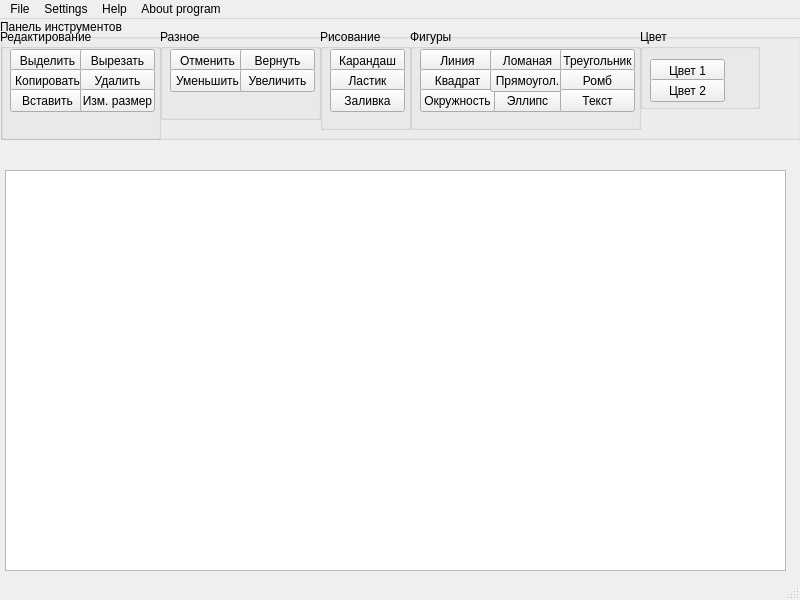
<?xml version="1.0" encoding="UTF-8"?>
<ui version="4.0">
 <class>MainWindow</class>
 <widget class="QMainWindow" name="MainWindow">
  <property name="geometry">
   <rect>
    <x>0</x>
    <y>0</y>
    <width>800</width>
    <height>600</height>
   </rect>
  </property>
  <property name="windowTitle">
   <string>MainWindow</string>
  </property>
  <widget class="QWidget" name="centralwidget">
   <widget class="QGraphicsView" name="graphicsView">
    <property name="geometry">
     <rect>
      <x>5</x>
      <y>151</y>
      <width>781</width>
      <height>401</height>
     </rect>
    </property>
   </widget>
   <widget class="QGroupBox" name="groupBox">
    <property name="geometry">
     <rect>
      <x>0</x>
      <y>0</y>
      <width>801</width>
      <height>121</height>
     </rect>
    </property>
    <property name="title">
     <string>Панель инструментов</string>
    </property>
    <widget class="QGroupBox" name="groupBox_2">
     <property name="geometry">
      <rect>
       <x>0</x>
       <y>10</y>
       <width>161</width>
       <height>111</height>
      </rect>
     </property>
     <property name="title">
      <string>Редактирование</string>
     </property>
     <widget class="QPushButton" name="pushButton">
      <property name="geometry">
       <rect>
        <x>10</x>
        <y>20</y>
        <width>75</width>
        <height>23</height>
       </rect>
      </property>
      <property name="text">
       <string>Выделить</string>
      </property>
     </widget>
     <widget class="QPushButton" name="pushButton_2">
      <property name="geometry">
       <rect>
        <x>10</x>
        <y>40</y>
        <width>75</width>
        <height>23</height>
       </rect>
      </property>
      <property name="text">
       <string>Копировать</string>
      </property>
     </widget>
     <widget class="QPushButton" name="pushButton_3">
      <property name="geometry">
       <rect>
        <x>10</x>
        <y>60</y>
        <width>75</width>
        <height>23</height>
       </rect>
      </property>
      <property name="text">
       <string>Вставить</string>
      </property>
     </widget>
     <widget class="QPushButton" name="pushButton_4">
      <property name="geometry">
       <rect>
        <x>80</x>
        <y>20</y>
        <width>75</width>
        <height>23</height>
       </rect>
      </property>
      <property name="text">
       <string>Вырезать</string>
      </property>
     </widget>
     <widget class="QPushButton" name="pushButton_5">
      <property name="geometry">
       <rect>
        <x>80</x>
        <y>40</y>
        <width>75</width>
        <height>23</height>
       </rect>
      </property>
      <property name="text">
       <string>Удалить</string>
      </property>
     </widget>
     <widget class="QPushButton" name="pushButton_6">
      <property name="geometry">
       <rect>
        <x>80</x>
        <y>60</y>
        <width>75</width>
        <height>23</height>
       </rect>
      </property>
      <property name="text">
       <string>Изм. размер</string>
      </property>
     </widget>
    </widget>
    <widget class="QGroupBox" name="groupBox_3">
     <property name="geometry">
      <rect>
       <x>320</x>
       <y>10</y>
       <width>91</width>
       <height>101</height>
      </rect>
     </property>
     <property name="title">
      <string>Рисование</string>
     </property>
     <widget class="QPushButton" name="pushButton_7">
      <property name="geometry">
       <rect>
        <x>10</x>
        <y>20</y>
        <width>75</width>
        <height>23</height>
       </rect>
      </property>
      <property name="text">
       <string>Карандаш</string>
      </property>
     </widget>
     <widget class="QPushButton" name="pushButton_8">
      <property name="geometry">
       <rect>
        <x>10</x>
        <y>40</y>
        <width>75</width>
        <height>23</height>
       </rect>
      </property>
      <property name="text">
       <string>Ластик</string>
      </property>
     </widget>
     <widget class="QPushButton" name="pushButton_9">
      <property name="geometry">
       <rect>
        <x>10</x>
        <y>60</y>
        <width>75</width>
        <height>23</height>
       </rect>
      </property>
      <property name="text">
       <string>Заливка</string>
      </property>
     </widget>
    </widget>
    <widget class="QGroupBox" name="groupBox_4">
     <property name="geometry">
      <rect>
       <x>160</x>
       <y>10</y>
       <width>161</width>
       <height>91</height>
      </rect>
     </property>
     <property name="title">
      <string>Разное</string>
     </property>
     <widget class="QPushButton" name="pushButton_10">
      <property name="geometry">
       <rect>
        <x>10</x>
        <y>20</y>
        <width>75</width>
        <height>23</height>
       </rect>
      </property>
      <property name="text">
       <string>Отменить</string>
      </property>
     </widget>
     <widget class="QPushButton" name="pushButton_11">
      <property name="geometry">
       <rect>
        <x>80</x>
        <y>20</y>
        <width>75</width>
        <height>23</height>
       </rect>
      </property>
      <property name="text">
       <string>Вернуть</string>
      </property>
     </widget>
     <widget class="QPushButton" name="pushButton_12">
      <property name="geometry">
       <rect>
        <x>10</x>
        <y>40</y>
        <width>75</width>
        <height>23</height>
       </rect>
      </property>
      <property name="text">
       <string>Уменьшить</string>
      </property>
     </widget>
     <widget class="QPushButton" name="pushButton_13">
      <property name="geometry">
       <rect>
        <x>80</x>
        <y>40</y>
        <width>75</width>
        <height>23</height>
       </rect>
      </property>
      <property name="text">
       <string>Увеличить</string>
      </property>
     </widget>
    </widget>
    <widget class="QGroupBox" name="groupBox_5">
     <property name="geometry">
      <rect>
       <x>410</x>
       <y>10</y>
       <width>231</width>
       <height>101</height>
      </rect>
     </property>
     <property name="title">
      <string>Фигуры</string>
     </property>
     <widget class="QPushButton" name="pushButton_14">
      <property name="geometry">
       <rect>
        <x>10</x>
        <y>20</y>
        <width>75</width>
        <height>23</height>
       </rect>
      </property>
      <property name="text">
       <string>Линия</string>
      </property>
     </widget>
     <widget class="QPushButton" name="pushButton_17">
      <property name="geometry">
       <rect>
        <x>10</x>
        <y>40</y>
        <width>75</width>
        <height>23</height>
       </rect>
      </property>
      <property name="text">
       <string>Квадрат</string>
      </property>
     </widget>
     <widget class="QPushButton" name="pushButton_15">
      <property name="geometry">
       <rect>
        <x>80</x>
        <y>60</y>
        <width>75</width>
        <height>23</height>
       </rect>
      </property>
      <property name="text">
       <string>Эллипс</string>
      </property>
     </widget>
     <widget class="QPushButton" name="pushButton_19">
      <property name="geometry">
       <rect>
        <x>80</x>
        <y>20</y>
        <width>75</width>
        <height>23</height>
       </rect>
      </property>
      <property name="text">
       <string>Ломаная</string>
      </property>
     </widget>
     <widget class="QPushButton" name="pushButton_16">
      <property name="geometry">
       <rect>
        <x>10</x>
        <y>60</y>
        <width>75</width>
        <height>23</height>
       </rect>
      </property>
      <property name="text">
       <string>Окружность</string>
      </property>
     </widget>
     <widget class="QPushButton" name="pushButton_18">
      <property name="geometry">
       <rect>
        <x>80</x>
        <y>40</y>
        <width>75</width>
        <height>23</height>
       </rect>
      </property>
      <property name="text">
       <string>Прямоугол.</string>
      </property>
     </widget>
     <widget class="QPushButton" name="pushButton_20">
      <property name="geometry">
       <rect>
        <x>150</x>
        <y>20</y>
        <width>75</width>
        <height>23</height>
       </rect>
      </property>
      <property name="text">
       <string>Треугольник</string>
      </property>
     </widget>
     <widget class="QPushButton" name="pushButton_21">
      <property name="geometry">
       <rect>
        <x>150</x>
        <y>40</y>
        <width>75</width>
        <height>23</height>
       </rect>
      </property>
      <property name="text">
       <string>Ромб</string>
      </property>
     </widget>
     <widget class="QPushButton" name="pushButton_22">
      <property name="geometry">
       <rect>
        <x>150</x>
        <y>60</y>
        <width>75</width>
        <height>23</height>
       </rect>
      </property>
      <property name="text">
       <string>Текст</string>
      </property>
     </widget>
    </widget>
    <widget class="QGroupBox" name="groupBox_6">
     <property name="geometry">
      <rect>
       <x>640</x>
       <y>10</y>
       <width>120</width>
       <height>80</height>
      </rect>
     </property>
     <property name="title">
      <string>Цвет</string>
     </property>
     <widget class="QPushButton" name="pushButton_23">
      <property name="geometry">
       <rect>
        <x>10</x>
        <y>30</y>
        <width>75</width>
        <height>23</height>
       </rect>
      </property>
      <property name="text">
       <string>Цвет 1</string>
      </property>
     </widget>
     <widget class="QPushButton" name="pushButton_24">
      <property name="geometry">
       <rect>
        <x>10</x>
        <y>50</y>
        <width>75</width>
        <height>23</height>
       </rect>
      </property>
      <property name="text">
       <string>Цвет 2</string>
      </property>
     </widget>
    </widget>
   </widget>
  </widget>
  <widget class="QMenuBar" name="menubar">
   <property name="geometry">
    <rect>
     <x>0</x>
     <y>0</y>
     <width>800</width>
     <height>21</height>
    </rect>
   </property>
   <widget class="QMenu" name="menuFile">
    <property name="title">
     <string>File</string>
    </property>
    <addaction name="actionOpen"/>
    <addaction name="actionSave"/>
    <addaction name="actionSave_As"/>
    <addaction name="actionExit"/>
   </widget>
   <widget class="QMenu" name="menuSettings">
    <property name="title">
     <string>Settings</string>
    </property>
   </widget>
   <widget class="QMenu" name="menuHelp">
    <property name="title">
     <string>Help</string>
    </property>
   </widget>
   <widget class="QMenu" name="menuAbout">
    <property name="title">
     <string>About program</string>
    </property>
   </widget>
   <addaction name="menuFile"/>
   <addaction name="menuSettings"/>
   <addaction name="menuHelp"/>
   <addaction name="menuAbout"/>
  </widget>
  <widget class="QStatusBar" name="statusbar"/>
  <action name="actionOpen">
   <property name="text">
    <string>Open</string>
   </property>
  </action>
  <action name="actionSave">
   <property name="text">
    <string>Save</string>
   </property>
  </action>
  <action name="actionSave_As">
   <property name="text">
    <string>Save As</string>
   </property>
  </action>
  <action name="actionExit">
   <property name="text">
    <string>Exit</string>
   </property>
  </action>
 </widget>
 <resources/>
 <connections/>
</ui>
